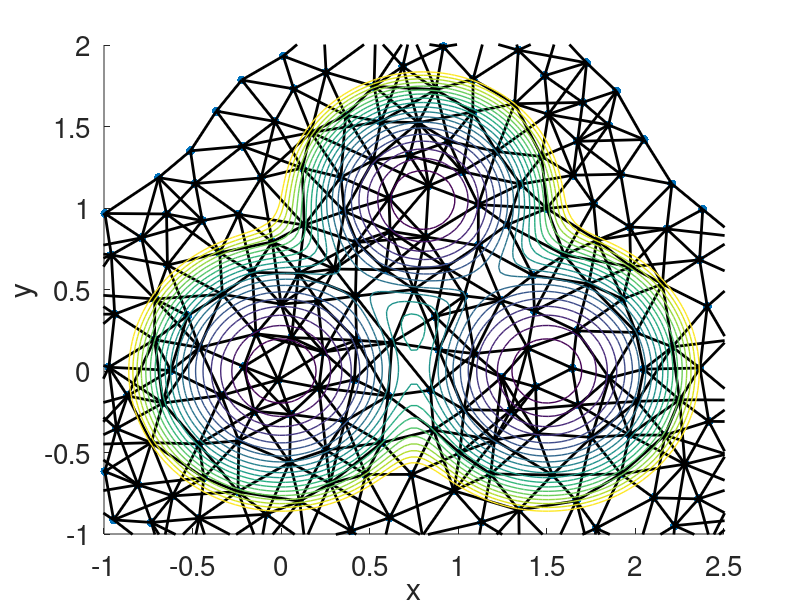

This figure's MATLAB source: (Note: this script raises an error after producing the figure.)
function learn_atlas()
%%
% Crosskey and Maggioni (2017) ATLAS, SIAM MMS code from Fig. 4, page 119
% 2D example with a 3-well smooth potential, page 142
% CM2D, CMpot2D, CMgrad2D
%% OUTPUT
% The number of charts is Nnet
% (1) For map from chart k to chart j:
% T = zeros(d,d,Nnet,Nnet)are  Nnet*Nnet d-by-d matrices
% mu = zeros(2*m1,Nnet,Nnet) are Nnet*Nnet 2*(m + 1)-by-1 vectors
% (2) c = zeros(d,Nnet,Nnet); % c_{k,j} = Phi_k(y_j), 
% where Phi_k is the embedding of the k-th chart
% (3) Drifts and covariance matrices for simulator at chart k:
% b = zeros(d,Nnet);
% sig = zeros(d,d,Nnet);
%%
%% Data and parameters
delta = 0.2;
pot = @(x)CMpot2D(x);
fun = @(x)(-CMgrad2D(x)); % dx = -grad(U(x))dt + dW
% MakeDeltaNet(delta,pot,fun); % created and saved
data = load('delta_net_CM2D.mat');
net = data.net; % coordinates of vertices of the delta-net
E = data.E; % edges of the delta-net
xgrid = data.xg;
ygrid = data.yg;
Ugrid = data.U;
deg = data.deg;
maxdeg = data.maxdeg;
nei = data.nei;
%% graphics
figure(2); clf; hold on;
plot(net(1,:),net(2,:),'.','Markersize',20);
le = length(E);
for i = 1 : le
    plot([net(1,E(i,1)),net(1,E(i,2))],[net(2,E(i,1)),net(2,E(i,2))],'color','k','LineWidth',2);
end
contour(xgrid,ygrid,Ugrid,linspace(0,3.7,20),'Linewidth',1);
xlabel('x','Fontsize',20);
ylabel('y','Fontsize',20);
set(gca,'Fontsize',20);
drawnow;
%%
% parameters
dim = size(net,1); % dimension of the whole space where manifold M is embedded
d = 2; % dimension of the manifold M
Nnet = size(net,2); % the number of points in the delta-net
t0 = delta^2; % I added the factor 0.1; the simulation time forgetting landmarks
m = 10; % m + 1 = the number of landmarks
p = 10000; % 10000 number of paths to determine drift and diffusion
%% create landmarks
m1 = m + 1;
for k = 1 : Nnet
    A(:,1,k) = net(:,k);
    a = simulator(net(:,k),m,t0,fun); % a is d-by-m matrix where x\in R^d
    A(:,2 : m1,k) = a;
end
% A(:,1,k) is the k-th point of the delta-net
% A(:,2 : m1,k) are the landmarks around k-th point of the delta-net

% Plot landmarks and connect them with straight line segments with the
% corresponding points of the delta-net
col = jet(Nnet);
for k = 1 : Nnet
    for j = 1 : m1
%         fprintf('k = %d, j = %d, net = [%d,%d], A = [%d,%d]\n',k,j,net(1,k),net(2,k),A(1,j,k),A(2,j,k));
        if j >= 2
            plot([A(1,1,k),A(1,j,k)],[A(2,1,k),A(2,j,k)],'color',col(k,:));
        else
            Ap = squeeze(A(:,:,k));
            plot(Ap(1,:),Ap(2,:),'*','color','r');
        end
    end
end
%% simulate paths for estimating drift and diffusion for each net point
% note: k ~ j if |net(:,k) - net(:,j)| < 2*delta
del2 = 4*delta^2;
pt0 = p*t0;
c = zeros(d,Nnet,Nnet); % c_{k,j} = Phi_k(y_j), Phi_k is the embedding of the k-th chart
Lnew = zeros(d,(maxdeg + 1)*m1,Nnet); % L(:,:,k) = Phi_k(Lk)
T = zeros(d,d,Nnet,Nnet);
mu = zeros(d,Nnet,Nnet);
b = zeros(d,Nnet);
sig = zeros(d,d,Nnet);
for k = 1 : Nnet
    fprintf('k = %d\n',k);
    x = simulator(net(:,k),p,t0,fun);
    Lk = squeeze(A(:,:,k));
    for neib = 1 : deg(k)
        % find points for landmarks within radius 2*delta of net(:,k)
        j = nei(k,neib);
        A1 = squeeze(A(:,:,j));
        
        Lk = [Lk,A1]; % Lk = union_{i ~ k} A_i
    end
    % Lk is the union of k-th delta-net point together with its landmarks 
    % and all delta-net points lying with distance 2*delta from the k-th
    % delta-net point + their landmarks
    [Lknew,xnew] = LMDS(Lk,x,d); % d is the desired output dimension
    % find Phi_k(net(:,j)) where Phi_k is the embedding map of the k-th
    % chart
     nneib = size(index,1);
    % shift coordinates so that c(:,k,k) = 0
    shift = Lknew(:,1); % place the image of k-th delta-net point into the origin
    Lknew = Lknew - shift*ones(1,size(Lknew,2));
    xnew = xnew - shift*ones(1,size(xnew,2));
    for neib = 1 : nneib
        c(:,k,index(neib,1)) = Lknew(:,index(neib,2)); 
    end
    c(:,k,k) = zeros(d,1);
%     figure; hold on
%     plot(x(1,:),x(2,:),'.','Markersize',20,'color',[0.5 0 0.5]);
%     plot(Lk(1,:),Lk(2,:),'o','color','m');
%     figure;
%     hold on
%     plot(xnew(1,:) + net(1,k),xnew(2,:) + net(2,k),'.','Markersize',20,'color',[0.5 0 0.5]);
%     plot(Lknew(1,:) + net(1,k),Lknew(2,:) + net(2,k),'o','color','m');
    Lnew(:,1 : m1*(deg(k) + 1),k) = Lknew;
    % find drift and diffusion
    b(:,k) = sum(xnew,2)/pt0;
    aux = cov(xnew')/t0;
    [evec,eval] = eig(aux);
    sig(:,:,k) = evec*sqrt(eval)*evec';
    % compute switching maps
    for neib = 1 : nneib
        j = nei(k,neib);
        if j < k
            i = m1*neib + 1;
            % first goes point k, then goes point j in both charts
            Lkjnew = [Lknew(:,1 : m1),Lknew(:,i : i + m1 - 1)]';
            Ljnew = Lnew(:,1 : m1*(deg(j) + 1),j);
            ik = find(nei(j,:) == k);
            i = m1*ik + 1;
            Ljknew = [Ljnew(:,i : i + m1 - 1),Ljnew(:,1 : m1)]';
            % Lkjnew and Ljknew are 2*m1-by-d matrices
            % find their row means
            mukj = mean(Lkjnew,1);
            mujk = mean(Ljknew,1);
            Tkj = (MPpseudo(Lkjnew - ones(size(Lkjnew,1),1)*mukj))*(Ljknew - ones(size(Lkjnew,1),1)*mujk);
            mu(:,k,j) = mukj';
            mu(:,j,k) = mujk';
            T(:,:,k,j) = Tkj;
            T(:,:,j,k) = inv(Tkj);
        end
    end
end
save('LearnedSimulator_CM2D.mat','delta','T','mu','c','b','sig');
end
%% Moore-Penrose pseudoinverse
function B = MPpseudo(A)
[m,n] = size(A);
flag = 0;
if m > n
    r = rank(A);
    if r == n
        B = (A'*A)\(A');
        flag = 1;
    end
end
if flag == 0
    fprintf('Error in MPinverse: columns of A are linearly dependent\n');
    B = 0;
end
end
        


